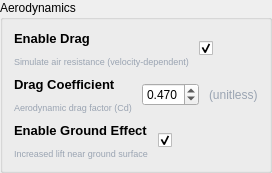
                                <widget class="QGroupBox" name="groupAerodynamics">
                                    <property name="title">
                                        <string>Aerodynamics</string>
                                    </property>
                                    <layout class="QVBoxLayout" name="aeroLayout">
                                        <property name="spacing">
                                            <number>10</number>
                                        </property>

                                        <!-- Enable Drag -->
                                        <item>
                                            <layout class="QHBoxLayout" name="h_EnableDrag">
                                                <item>
                                                    <layout class="QVBoxLayout" name="v_labels_drag">
                                                        <item>
                                                            <widget class="QLabel" name="label_EnableDrag">
                                                                <property name="font">
                                                                    <font>
                                                                        <pointsize>10</pointsize>
                                                                        <bold>true</bold>
                                                                    </font>
                                                                </property>
                                                                <property name="text">
                                                                    <string>Enable Drag</string>
                                                                </property>
                                                            </widget>
                                                        </item>
                                                        <item>
                                                            <widget class="QLabel" name="desc_EnableDrag">
                                                                <property name="styleSheet">
                                                                    <string>color: #9aa4b2; font-size: 9px;</string>
                                                                </property>
                                                                <property name="text">
                                                                    <string>Simulate air resistance (velocity-dependent)</string>
                                                                </property>
                                                            </widget>
                                                        </item>
                                                    </layout>
                                                </item>
                                                <item>
                                                    <widget class="QCheckBox" name="checkBoxEnableDrag">
                                                        <property name="text">
                                                            <string/>
                                                        </property>
                                                        <property name="checked">
                                                            <bool>true</bool>
                                                        </property>
                                                    </widget>
                                                </item>
                                            </layout>
                                        </item>

                                        <!-- Drag Coefficient -->
                                        <item>
                                            <layout class="QHBoxLayout" name="h_DragCoeff">
                                                <item>
                                                    <layout class="QVBoxLayout" name="v_labels_dragcoeff">
                                                        <item>
                                                            <widget class="QLabel" name="label_DragCoeff">
                                                                <property name="font">
                                                                    <font>
                                                                        <pointsize>10</pointsize>
                                                                        <bold>true</bold>
                                                                    </font>
                                                                </property>
                                                                <property name="text">
                                                                    <string>Drag Coefficient</string>
                                                                </property>
                                                            </widget>
                                                        </item>
                                                        <item>
                                                            <widget class="QLabel" name="desc_DragCoeff">
                                                                <property name="styleSheet">
                                                                    <string>color: #9aa4b2; font-size: 9px;</string>
                                                                </property>
                                                                <property name="text">
                                                                    <string>Aerodynamic drag factor (Cd)</string>
                                                                </property>
                                                            </widget>
                                                        </item>
                                                    </layout>
                                                </item>
                                                <item>
                                                    <layout class="QHBoxLayout" name="h_dragcoeff_controls">
                                                        <item>
                                                            <widget class="QDoubleSpinBox" name="spinDragCoeff">
                                                                <property name="decimals">
                                                                    <number>3</number>
                                                                </property>
                                                                <property name="minimum">
                                                                    <double>0.100000000000000</double>
                                                                </property>
                                                                <property name="maximum">
                                                                    <double>2.000000000000000</double>
                                                                </property>
                                                                <property name="singleStep">
                                                                    <double>0.010000000000000</double>
                                                                </property>
                                                                <property name="value">
                                                                    <double>0.470000000000000</double>
                                                                </property>
                                                            </widget>
                                                        </item>
                                                        <item>
                                                            <widget class="QLabel" name="label_unitless">
                                                                <property name="styleSheet">
                                                                    <string>color: #9aa4b2;</string>
                                                                </property>
                                                                <property name="text">
                                                                    <string>(unitless)</string>
                                                                </property>
                                                            </widget>
                                                        </item>
                                                    </layout>
                                                </item>
                                            </layout>
                                        </item>

                                        <!-- Ground Effect -->
                                        <item>
                                            <layout class="QHBoxLayout" name="h_GroundEffect">
                                                <item>
                                                    <layout class="QVBoxLayout" name="v_labels_groundeffect">
                                                        <item>
                                                            <widget class="QLabel" name="label_GroundEffect">
                                                                <property name="font">
                                                                    <font>
                                                                        <pointsize>10</pointsize>
                                                                        <bold>true</bold>
                                                                    </font>
                                                                </property>
                                                                <property name="text">
                                                                    <string>Enable Ground Effect</string>
                                                                </property>
                                                            </widget>
                                                        </item>
                                                        <item>
                                                            <widget class="QLabel" name="desc_GroundEffect">
                                                                <property name="styleSheet">
                                                                    <string>color: #9aa4b2; font-size: 9px;</string>
                                                                </property>
                                                                <property name="text">
                                                                    <string>Increased lift near ground surface</string>
                                                                </property>
                                                            </widget>
                                                        </item>
                                                    </layout>
                                                </item>
                                                <item>
                                                    <widget class="QCheckBox" name="checkBoxGroundEffect">
                                                        <property name="text">
                                                            <string/>
                                                        </property>
                                                        <property name="checked">
                                                            <bool>true</bool>
                                                        </property>
                                                    </widget>
                                                </item>
                                            </layout>
                                        </item>
                                    </layout>
                                </widget>
